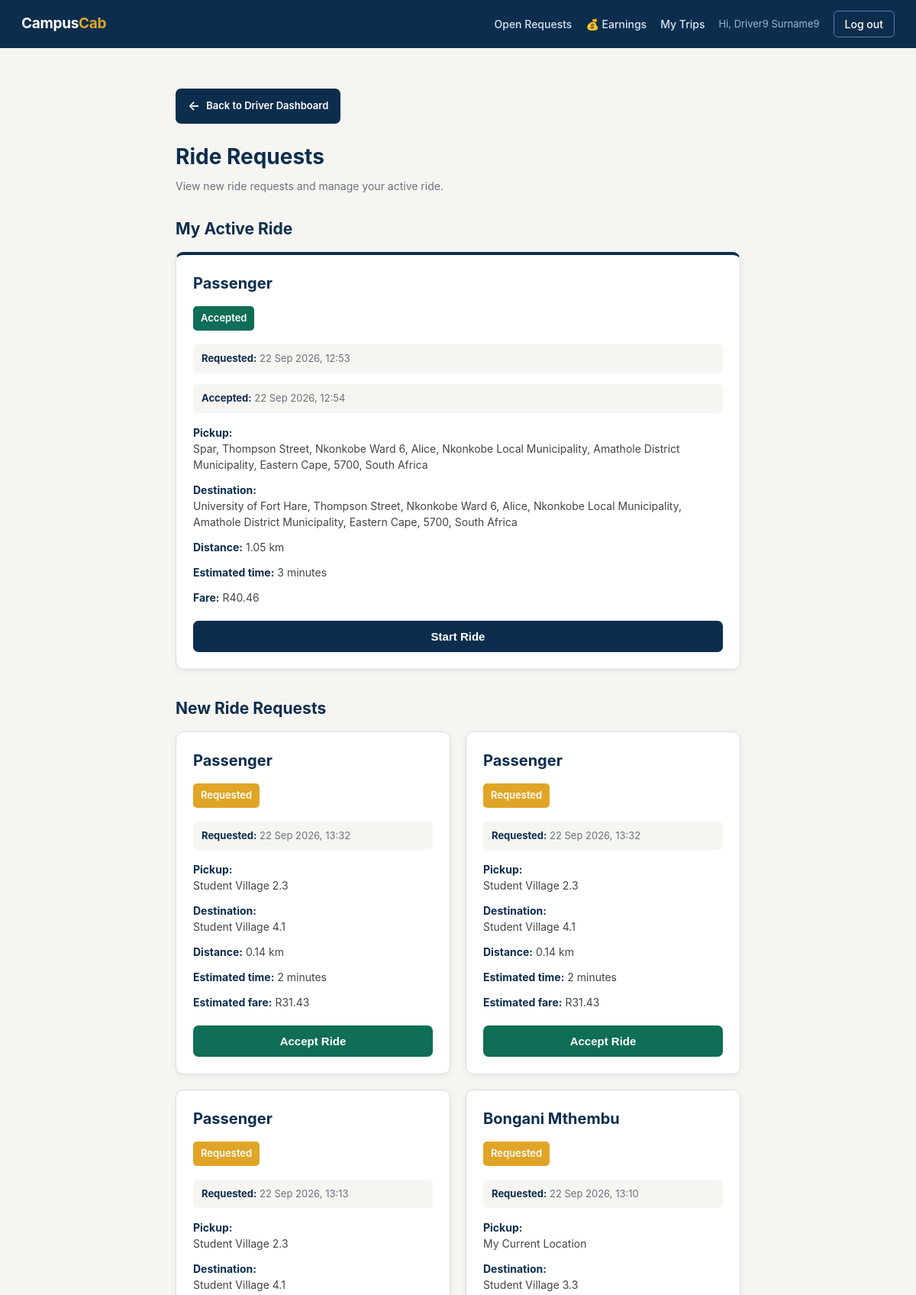
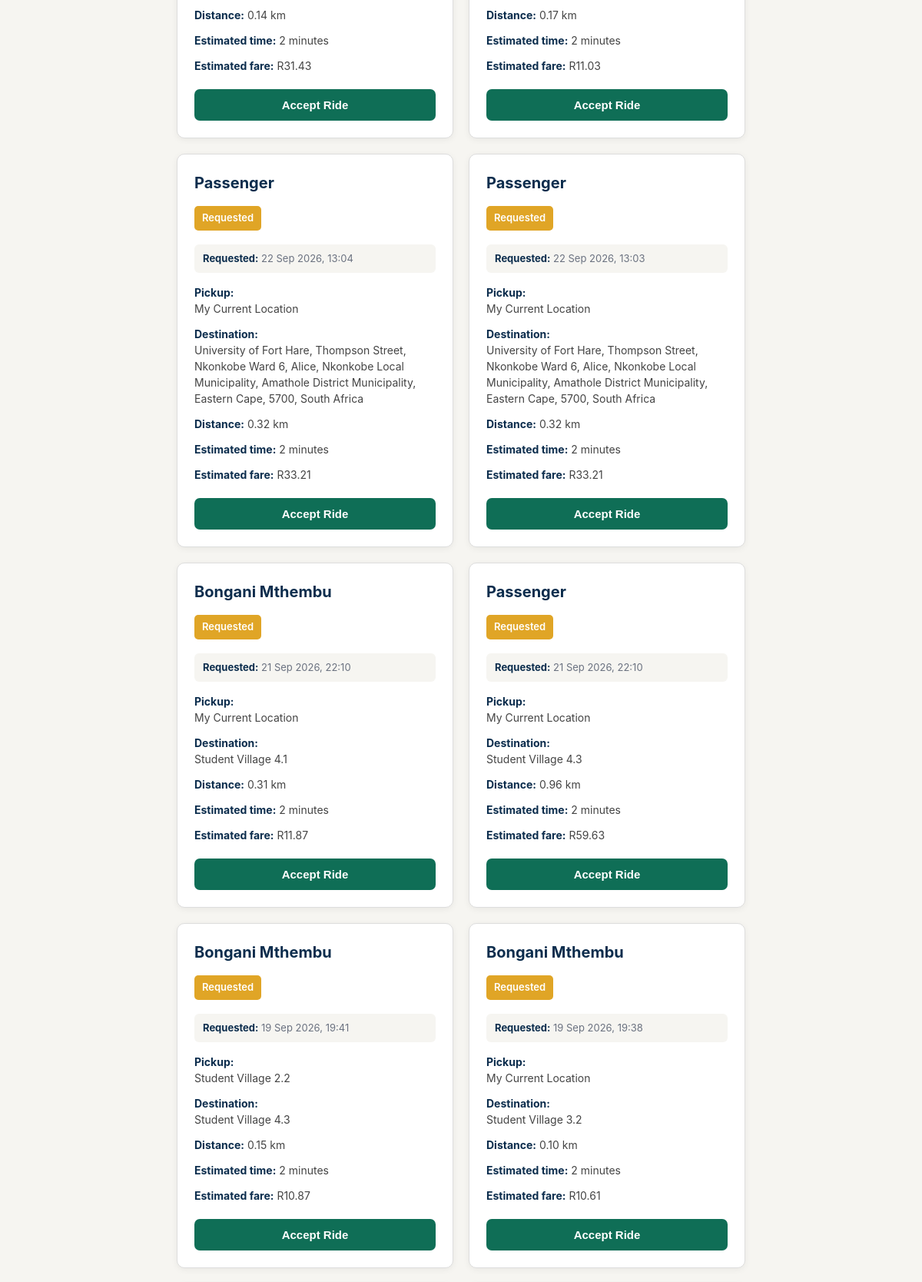
Screenshot of /driver_ride_requests.php?error=invalid_ride (signed in, upper part) with the database file from the repository (2 pictures, top to bottom).
### tables this page shows
CREATE TABLE `ride` (
  `rideID` int(11) NOT NULL,
  `studentID` int(11) DEFAULT NULL,
  `staffID` int(11) DEFAULT NULL,
  `requester_type` enum('Student','Staff') NOT NULL DEFAULT 'Student',
  `request_type` enum('Ride','Parcel') NOT NULL DEFAULT 'Ride',
  `parcel_details` varchar(255) DEFAULT NULL,
  `DriverID` int(11) DEFAULT NULL,
  `pickup_address` varchar(250) DEFAULT NULL,
  `pickup_latitude` decimal(10,7) DEFAULT NULL,
  `pickup_longitude` decimal(10,7) DEFAULT NULL,
  `destination_address` varchar(250) DEFAULT NULL,
  `destination_latitude` decimal(10,7) DEFAULT NULL,
  `destination_longitude` decimal(10,7) DEFAULT NULL,
  `requested_at` datetime DEFAULT NULL,
  `accepted_at` datetime DEFAULT NULL,
  `started_at` datetime DEFAULT NULL,
  `Completed_at` datetime DEFAULT NULL,
  `ride_status` enum('Requested','Accepted','Driver Arriving','In Progress','Completed','Cancelled') DEFAULT 'Requested',
  `cancellation_reason` varchar(255) DEFAULT NULL,
  `cancelled_at` datetime DEFAULT NULL,
  `estimated_distance_km` decimal(6,2) DEFAULT NULL,
  `estimated_duration_min` int(11) DEFAULT NULL,
  `estimated_price` decimal(8,2) DEFAULT NULL,
  `driver_earning` double NOT NULL,
  `campus_commission` double NOT NULL
);

CREATE TABLE `student` (
  `studentID` int(11) NOT NULL,
  `studentNumber` varchar(9) DEFAULT NULL,
  `studentFname` varchar(50) NOT NULL,
  `studentLname` varchar(50) NOT NULL,
  `studentEmail` varchar(50) NOT NULL,
  `studentPhoneNo` varchar(15) NOT NULL,
  `studentAccount_status` enum('Active','Inactive') DEFAULT 'Active',
  `studentPwd` varchar(255) NOT NULL,
  `verification_token` varchar(64) DEFAULT NULL,
  `token_expiry` datetime DEFAULT NULL,
  `email_verified` tinyint(1) NOT NULL DEFAULT 0
);

### driver_ride_requests.php (the view, shortened to what this page needs)
<?php
include 'header.php';
$driverID = (int)($_SESSION['driver_id'] ?? 0);
$newRides = mysqli_query(
    $conn,
    "
    SELECT
        r.*,
        s.StudentFname,
        s.StudentLname
    FROM ride r
    LEFT JOIN student s
        ON r.studentID = s.studentID
    WHERE r.DriverID IS NULL
      AND r.ride_status = 'Requested'
    ORDER BY r.requested_at DESC
    "
);
$activeStmt = mysqli_prepare(
    $conn,
    "
    SELECT
        r.*,
        s.StudentFname,
        s.StudentLname
    FROM ride r
    LEFT JOIN student s
        ON r.studentID = s.studentID
    WHERE r.DriverID = ?
      AND r.ride_status IN ('Accepted', 'In Progress')
    ORDER BY r.requested_at DESC
    LIMIT 1
    "
);
mysqli_stmt_bind_param(
    $activeStmt,
    "i",
    $driverID
);
mysqli_stmt_execute($activeStmt);
$activeResult = mysqli_stmt_get_result($activeStmt);
$activeRide = mysqli_fetch_assoc($activeResult);
?>
<div class="driver-request-page">
    <a href="driver_dashboard.php" class="back-button">
        <span class="back-arrow">←</span>
        Back to Driver Dashboard
    </a>
    <div class="page-heading">
        <h1>
            Ride Requests
        </h1>
        <p>
            View new ride requests and manage your active ride.
        </p>
    </div>
    <div class="active-section">
        <h2 class="section-title">
            My Active Ride
        </h2>
        <?php if ($activeRide): ?>
            <div class="requests-grid">
                <div class="request-card active-card">
                    <h3>
                        <?php
                        $passengerName = trim(
                            ($activeRide['StudentFname'] ?? '') .
                            ' ' .
                            ($activeRide['StudentLname'] ?? '')
                        );
                        echo htmlspecialchars(
                            $passengerName !== ''
                                ? $passengerName
                                : 'Passenger'
                        );
                        ?>
                    </h3>
                    <div class="request-status active-status">
                        <?php
                        echo htmlspecialchars(
                            $activeRide['ride_status']
                        );
                        ?>
                    </div>
                    <div class="request-date">
                        <strong>Requested:</strong>
                        <?php
                        if (!empty($activeRide['requested_at'])) {
                            echo htmlspecialchars(
                                date(
                                    'd M Y, H:i',
                                    strtotime(
                                        $activeRide['requested_at']
                                    )
                                )
                            );
                        } else {
                            echo 'Not available';
                        }
                        ?>
                    </div>
                    <?php if (!empty($activeRide['accepted_at'])): ?>
                        <div class="request-date">
                            <strong>Accepted:</strong>
                            <?php
                            echo htmlspecialchars(
                                date(
                                    'd M Y, H:i',
                                    strtotime(
                                        $activeRide['accepted_at']
                                    )
                                )
                            );
                            ?>
                        </div>
                    <?php endif; ?>
                    <div class="request-detail">
                        <strong>Pickup:</strong>
                        <br>
                        <?php
                        echo htmlspecialchars(
                            $activeRide['pickup_address'] ??
                            'Not provided'
                        );
                        ?>
                    </div>
                    <div class="request-detail">
                        <strong>Destination:</strong>
                        <br>
                        <?php
                        echo htmlspecialchars(
                            $activeRide['destination_address'] ??
                            'Not provided'
                        );
                        ?>
                    </div>
                    <div class="request-detail">
                        <strong>Distance:</strong>
                        <?php
                        echo htmlspecialchars(
                            $activeRide['estimated_distance_km'] ??
                            '0'
                        );
                        ?>
                        km
                    </div>
                    <div class="request-detail">
                        <strong>Estimated time:</strong>
                        <?php
                        echo htmlspecialchars(
                            $activeRide['estimated_duration_min'] ??
                            '0'
                        );
                        ?>
                        minutes
                    </div>
                    <div class="request-detail">
                        <strong>Fare:</strong>
                        R<?php
                        echo number_format(
                            (float)(
                                $activeRide['estimated_price'] ?? 0
                            ),
                            2
                        );
                        ?>
                    </div>
                    <?php if ($activeRide['ride_status'] === 'Accepted'): ?>
                        <form
                            method="GET"
                            action="driver_verify_passenger.php"
                        >
                            <button
                                type="submit"
                                class="start-button"
                            >
                                Start Ride
                            </button>
                        </form>
                    <?php endif; ?>
                </div>
            </div>
        <?php endif; ?>
    </div>
    <h2 class="section-title">
        New Ride Requests
    </h2>
    <div id="rideRequests">
        <?php if (mysqli_num_rows($newRides) > 0): ?>
            <div class="requests-grid">
                <?php while ($ride = mysqli_fetch_assoc($newRides)): ?>
                    <div class="request-card">
                        <h3>
                            <?php
                            $passengerName = trim(
                                ($ride['StudentFname'] ?? '') .
                                ' ' .
                                ($ride['StudentLname'] ?? '')
                            );
                            echo htmlspecialchars(
                                $passengerName !== ''
                                    ? $passengerName
                                    : 'Passenger'
                            );
                            ?>
                        </h3>
                        <div class="request-status">
                            <?php
                            echo htmlspecialchars(
                                $ride['ride_status']
                            );
                            ?>
                        </div>
                        <div class="request-date">
                            <strong>Requested:</strong>
                            <?php
                            if (!empty($ride['requested_at'])) {
                                echo htmlspecialchars(
                                    date(
                                        'd M Y, H:i',
                                        strtotime(
                                            $ride['requested_at']
                                        )
                                    )
                                );
                            } else {
                                echo 'Not available';
                            }
                            ?>
                        </div>
                        <div class="request-detail">
                            <strong>Pickup:</strong>
                            <br>
                            <?php
                            echo htmlspecialchars(
                                $ride['pickup_address'] ??
                                'Not provided'
                            );
                            ?>
                        </div>
                        <div class="request-detail">
                            <strong>Destination:</strong>
                            <br>
                            <?php
                            echo htmlspecialchars(
                                $ride['destination_address'] ??
                                'Not provided'
                            );
                            ?>
                        </div>
                        <div class="request-detail">
                            <strong>Distance:</strong>
                            <?php
                            echo htmlspecialchars(
                                $ride['estimated_distance_km'] ??
                                '0'
                            );
                            ?>
                            km
                        </div>
                        <div class="request-detail">
                            <strong>Estimated time:</strong>
                            <?php
                            echo htmlspecialchars(
                                $ride['estimated_duration_min'] ??
                                '0'
                            );
                            ?>
                            minutes
                        </div>
                        <div class="request-detail">
                            <strong>Estimated fare:</strong>
                            R<?php
                            echo number_format(
                                (float)(
                                    $ride['estimated_price'] ?? 0
                                ),
                                2
                            );
                            ?>
                        </div>
                        <form
                            method="POST"
                            onsubmit="return confirm('Accept this ride request?');"
                        >
                            <button
                                type="submit"
                                name="accept_ride"
                                class="accept-button"
                            >
                                Accept Ride
                            </button>
                        </form>
                    </div>
                <?php endwhile; ?>
            </div>
        <?php endif; ?>
    </div>
</div>

### style.css (style rules this page uses)
:root { --navy: #0c2d4d; --navy-light: #185fa5; --gold: #e0a526; --gold-dark: #b8860f; --teal: #0f6e56; --teal-bg: #dcf1e9; --coral: #b03a2e; --coral-bg: #fbe2df; --amber-bg: #fbecc9; --amber-text: #8a6d00; --ink: #1c2430; --muted: #667085; --border: #e2e2dc; --bg: #f6f5f1; --card: #ffffff; }
* { box-sizing: border-box; }
body { font-family: -apple-system, "Segoe UI", Roboto, Helvetica, Arial, sans-serif; background: var(--bg); color: var(--ink); margin: 0; line-height: 1.5; }
button { margin-top: 16px; background: var(--teal); color: white; border: none; padding: 10px 18px; border-radius: 7px; font-size: 14px; font-weight: 600; cursor: pointer; }

### driver_ride_requests.php (style rules this page uses)
body { background: #f6f5f1; }
.driver-request-page { max-width: 1100px; margin: 0 auto; padding: 25px 20px 40px; }
.back-button { display: inline-flex; align-items: center; gap: 8px; background: #0c2d4d; color: #ffffff; text-decoration: none; padding: 10px 16px; border-radius: 7px; font-size: 13px; font-weight: 600; margin-bottom: 22px; transition: 0.2s ease; }
.back-arrow { font-size: 17px; }
.page-heading { margin-bottom: 25px; }
.page-heading h1 { margin: 0; color: #0c2d4d; font-size: 28px; }
.page-heading p { margin-top: 7px; color: #6b7280; font-size: 14px; }
.section-title { margin: 30px 0 15px; color: #0c2d4d; font-size: 21px; }
.requests-grid { display: grid; grid-template-columns: repeat(auto-fit, minmax(320px, 1fr)); gap: 20px; }
.request-card { background: #ffffff; border: 1px solid #ddd; border-radius: 10px; padding: 22px; box-shadow: 0 2px 8px rgba(0, 0, 0, 0.06); }
.active-card { border-top: 4px solid #0c2d4d; }
.request-card h3 { margin: 0 0 15px; color: #0c2d4d; font-size: 20px; }
.request-status { display: inline-block; margin-bottom: 18px; padding: 6px 10px; background: #e0a526; color: #ffffff; border-radius: 5px; font-size: 13px; font-weight: 600; }
.active-status { background: #0f6e56; }
.request-date { margin-bottom: 15px; padding: 9px 11px; background: #f6f5f1; border-radius: 6px; color: #6b7280; font-size: 13px; }
.request-date strong { color: #0c2d4d; }
.request-detail { margin-bottom: 12px; color: #444; font-size: 14px; line-height: 1.5; }
.request-detail strong { color: #0c2d4d; }
.accept-button, .start-button, .complete-button { width: 100%; margin-top: 8px; padding: 12px; border: none; color: #ffffff; border-radius: 7px; font-size: 15px; font-weight: 600; cursor: pointer; transition: 0.2s ease; }
.accept-button { background: #0f6e56; }
.start-button { background: #0c2d4d; }
.active-section { margin-bottom: 35px; }

### rows the page displays
ride: ride_status "Accepted", requested_at "22 Sep 2026, 12:53", accepted_at "22 Sep 2026, 12:54", pickup_address "Spar, Thompson Street, Nkonkobe Ward 6, Alice, Nkonkobe Local Municipality, Amathole District Municipality, Eastern Cape, 5700, South Africa", destination_address "University of Fort Hare, Thompson Street, Nkonkobe Ward 6, Alice, Nkonkobe Local Municipality, Amathole District Municipality, Eastern Cape, 5700, South Africa", estimated_distance_km "1.05", estimated_duration_min "3", estimated_price "40.46"
ride: passengerName "Passenger", ride_status "Requested", requested_at "22 Sep 2026, 13:32", pickup_address "Student Village 2.3", destination_address "Student Village 4.1", estimated_distance_km "0.14", estimated_duration_min "2", estimated_price "31.43"
ride: passengerName "Passenger", ride_status "Requested", requested_at "22 Sep 2026, 13:32", pickup_address "Student Village 2.3", destination_address "Student Village 4.1", estimated_distance_km "0.14", estimated_duration_min "2", estimated_price "31.43"
ride: passengerName "Passenger", ride_status "Requested", requested_at "22 Sep 2026, 13:13", pickup_address "Student Village 2.3", destination_address "Student Village 4.1", estimated_distance_km "0.14", estimated_duration_min "2", estimated_price "31.43"
ride: studentID.studentLname "Bongani Mthembu", ride_status "Requested", requested_at "22 Sep 2026, 13:10", pickup_address "My Current Location", destination_address "Student Village 3.3", estimated_distance_km "0.17", estimated_duration_min "2", estimated_price "11.03"
ride: passengerName "Passenger", ride_status "Requested", requested_at "22 Sep 2026, 13:04", pickup_address "My Current Location", destination_address "University of Fort Hare, Thompson Street, Nkonkobe Ward 6, Alice, Nkonkobe Local Municipality, Amathole District Municipality, Eastern Cape, 5700, South Africa", estimated_distance_km "0.32", estimated_duration_min "2", estimated_price "33.21"
ride: passengerName "Passenger", ride_status "Requested", requested_at "22 Sep 2026, 13:03", pickup_address "My Current Location", destination_address "University of Fort Hare, Thompson Street, Nkonkobe Ward 6, Alice, Nkonkobe Local Municipality, Amathole District Municipality, Eastern Cape, 5700, South Africa", estimated_distance_km "0.32", estimated_duration_min "2", estimated_price "33.21"
ride: studentID.studentLname "Bongani Mthembu", ride_status "Requested", requested_at "21 Sep 2026, 22:10", pickup_address "My Current Location", destination_address "Student Village 4.1", estimated_distance_km "0.31", estimated_duration_min "2", estimated_price "11.87"
ride: passengerName "Passenger", ride_status "Requested", requested_at "21 Sep 2026, 22:10", pickup_address "My Current Location", destination_address "Student Village 4.3", estimated_distance_km "0.96", estimated_duration_min "2", estimated_price "59.63"
ride: studentID.studentLname "Bongani Mthembu", ride_status "Requested", requested_at "19 Sep 2026, 19:41", pickup_address "Student Village 2.2", destination_address "Student Village 4.3", estimated_distance_km "0.15", estimated_duration_min "2", estimated_price "10.87"
ride: studentID.studentLname "Bongani Mthembu", ride_status "Requested", requested_at "19 Sep 2026, 19:38", pickup_address "My Current Location", destination_address "Student Village 3.2", estimated_distance_km "0.10", estimated_duration_min "2", estimated_price "10.61"

### other values shown
$_SESSION['driver_name'] "Driver9 Surname9"
